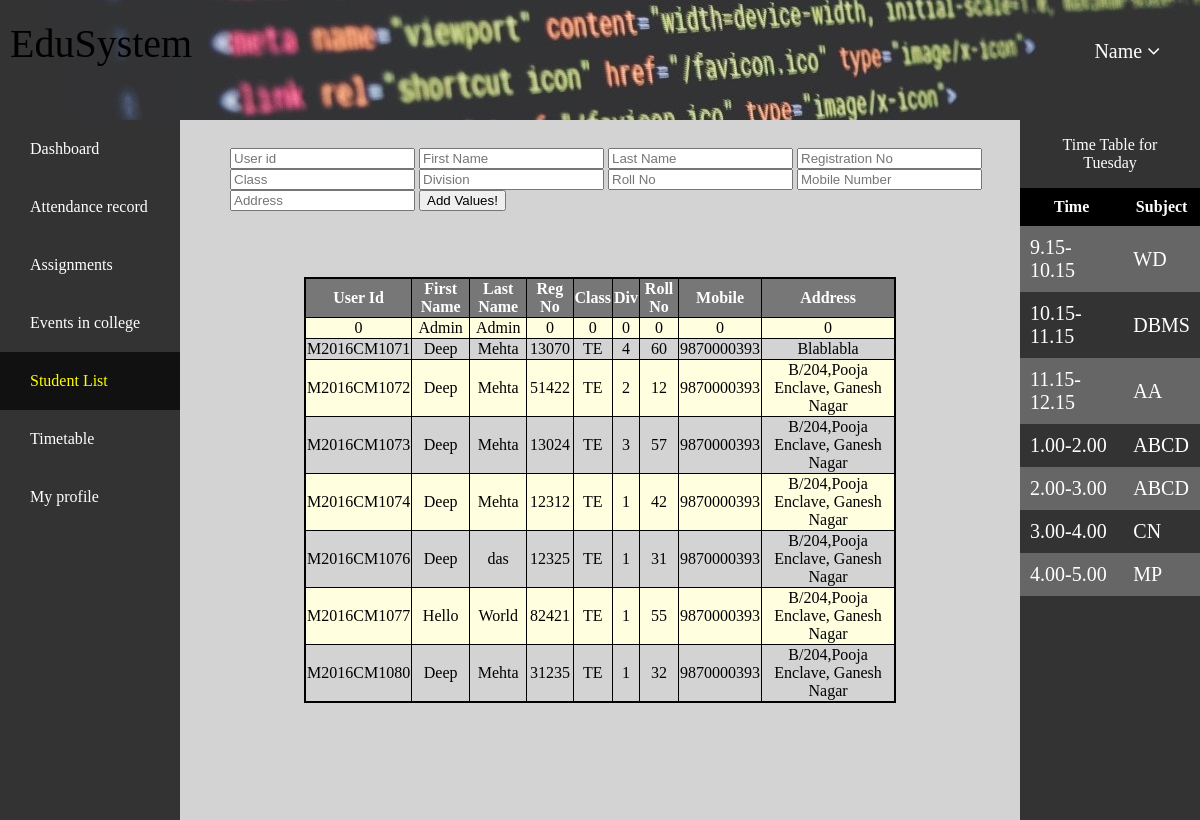
Screenshot of /home.php?page=list.php (signed in) with the database file from the repository.
### tables this page shows
CREATE TABLE `profile` (
  `UserId` varchar(15) NOT NULL,
  `Fname` text NOT NULL,
  `Lname` text NOT NULL,
  `RegNo` int(5) NOT NULL,
  `Class` varchar(2) NOT NULL,
  `Division` int(1) NOT NULL,
  `RollNo` int(2) NOT NULL,
  `MobNo` bigint(10) NOT NULL,
  `Addr` varchar(50) NOT NULL,
  `Pass` varchar(32) NOT NULL DEFAULT 'sakec',
  `S1` int(2) NOT NULL DEFAULT '0',
  `S1t` int(2) NOT NULL DEFAULT '0',
  `S2` int(2) NOT NULL DEFAULT '0',
  `S2t` int(2) NOT NULL DEFAULT '0',
  `S3` int(2) NOT NULL DEFAULT '0',
  `S3t` int(2) NOT NULL DEFAULT '0',
  `S4` int(2) NOT NULL DEFAULT '0',
  `S4t` int(2) NOT NULL DEFAULT '0',
  `S5` int(2) DEFAULT '0',
  `S5t` int(2) NOT NULL DEFAULT '0',
  `Attended` int(2) AS (S1+S2+S3+S4+S5) VIRTUAL,
  `Total` int(2) AS (S1t+S2t+S3t+S4t+S5t) VIRTUAL,
  `Percent` decimal(4,2) AS ((S1+S2+S3+S4+S5)*100/(S1t+S2t+S3t+S4t+S5t)) VIRTUAL
);

CREATE TABLE `timetable` (
  `SrNo` int(1) NOT NULL,
  `Time` varchar(15) NOT NULL,
  `Monday` varchar(15) NOT NULL,
  `Tuesday` varchar(15) NOT NULL,
  `Wednesday` varchar(15) NOT NULL,
  `Thrusday` varchar(15) NOT NULL,
  `Friday` varchar(15) NOT NULL
);

### add_details.php (the view, shortened to what this page needs)
<!DOCTYPE html>
<html lang="en">
<head>
	<link rel="stylesheet" href="Addons/profile.css">
</head>
<body>
	<div class="form">
		<form action="home.php?page=list.php&add_value=true" method="POST">
			<br>
			<input type="text" name="UserId" placeholder="User id">
			<input type="text" name="Fname" placeholder="First Name">
			<input type="text" name="Lname" placeholder="Last Name">
			<input type="number" name="RegNo" placeholder="Registration No">
			<input type="text" name="Class" placeholder="Class">
			<input type="number" name="Division" placeholder="Division">
			<input type="number" name="RollNo" placeholder="Roll No">
			<input type="number" name="MobNo" placeholder="Mobile Number">
			<input type="text" name="Addr" placeholder="Address">
			<input type="submit" name="confirm" id="confirm" value="Add Values!">
		</form>
	</div>
	<div class="list">
		<?php
			$user = 'student';
			$pass = 'sakec';
			$db = 'students';
			$conn = new mysqli('localhost', $user, $pass, $db) or die("Unable to connect to server".$db);
			$get_all = "select * from profile order by UserId";
			$data = mysqli_query($conn, $get_all) or die("No records found.");
			echo "<div class=\"table\"><table><tr><th>User Id</th><th>First Name</th><th>Last Name</th><th>Reg No</th><th>Class</th><th>Div</th><th>Roll No</th><th>Mobile</th><th>Address</th>";
			while($row = mysqli_fetch_assoc($data)) {
				echo "<tr><td>".$row["UserId"]."</td><td>".$row["Fname"]."</td><td>".$row["Lname"]."</td><td>".$row["RegNo"]."</td><td>".$row["Class"]."</td><td>".$row["Division"]."</td><td>".$row["RollNo"]."</td><td>".$row["MobNo"]."</td><td>".$row["Addr"]."</td></tr>";
			}
			echo "</table></div>";
		?>
	</div>
</body>
</html>

### home.php (shortened to what this page needs)
<html>
<head>
    <link rel="stylesheet" type="text/css" href="Addons/home.css">
    <link rel="stylesheet" href="https://cdnjs.cloudflare.com/ajax/libs/font-awesome/4.7.0/css/font-awesome.min.css">
</head>
<body>
    <div class="header">
        <div class="leftheader">
            <p class="pheader">EduSystem</p>
        </div>
        <div class="rightheader">
            <ul class="mainddheader">
                <li><a id="dropdown" href="#" onclick="#">Name        <i class="fa fa-angle-down"></i></a></li>
            </ul>
        </div>
    </div>
    <div class="flex-container">
            <div class="asideleft">
                <ul class="nav">
                    <li><a class="btn <?php if($_GET["page"]==""){echo 'active';}?>" href="home.php">Dashboard</a></li>
                    <li><a class="btn <?php if($_GET["page"]=="attendance.php"){echo 'active';}?>" href="home.php?page=attendance.php">Attendance record</a></li>
                    <li><a class="btn <?php if($_GET["page"]=="assign.php"){echo 'active';}?>" href="#">Assignments</a></li>
                    <li><a class="btn <?php if($_GET["page"]=="events.php"){echo 'active';}?>" href="#">Events in college</a></li>
                    <li><a class="btn <?php if($_GET["page"]=="list.php"){echo 'active';}?>" href="home.php?page=list.php">Student List</a></li>
                    <li><a class="btn <?php if($_GET["page"]=="tt.php"){echo 'active';}?>" href="home.php?page=timetable.php">Timetable</a></li>
                    <li><a class="btn <?php if($_GET["page"]=="update.php"){echo 'active';}?>" href="home.php?page=update.php">My profile</a></li>
                </ul>
            </div>
        <div class="maincontent">
            <?php
                if (isset($_GET['page'])&&$_GET['page']!=""){
                    include $_GET['page'];
                }
                else {
                    include 'dashboard.php';
                }
            ?>
        </div>
        <?php
            $user = 'student';
            $pass = 'sakec';
            $db = 'students';
            $conn = new mysqli('localhost', $user, $pass, $db) or die("Unable to connect to server".$db);
            $get_all = "select * from timetable";
            $data = mysqli_query($conn, $get_all) or die("No records found.");
            $row = mysqli_fetch_assoc($data);
            $day = "Tuesday";
            echo '<div class="asideright">
                <div class="iasideright">
                        <p class="tthead" align="center">Time Table for <br>'.$day.' </p>
                        <table class="asiderighttable" >
                            <tr>
                                <th>Time</th>
                                <th>Subject</th>
                            </tr>';
                            echo '<tr>
                                <td>9.15-10.15</td>
                                <td>'.$row[$day].'</td>
                            </tr>';
                            $row = mysqli_fetch_assoc($data);
                            echo '
                            <tr>
                                <td>10.15-11.15</td>
                                <td>'.$row[$day].'</td>
                            </tr>';
                            $row = mysqli_fetch_assoc($data);
                            echo '
                            <tr>
                                <td>11.15-12.15</td>
                                <td>'.$row[$day].'</td>
                            </tr>';
                            $row = mysqli_fetch_assoc($data);
                            echo '
                            <tr>
                                <td>1.00-2.00</td>
                                <td>'.$row[$day].'</td>
                            </tr>';
                            $row = mysqli_fetch_assoc($data);
                            echo '
                            <tr>
                                <td>2.00-3.00</td>
                                <td>'.$row[$day].'</td>
                            </tr>';
                            $row = mysqli_fetch_assoc($data);
                            echo '
                            <tr>
                                <td>3.00-4.00</td>
                                <td>'.$row[$day].'</td>
                            </tr>';
                            $row = mysqli_fetch_assoc($data);
                            echo '
                            <tr>
                                <td>4.00-5.00</td>
                                <td>'.$row[$day].'</td>
                            </tr>
                    </table>
                </div>
            </div>';
        ?>
    </div>
</body>
</html>

### Addons/home.css (style rules this page uses)
body { margin:0; background-image: url(sublime.jpg); background-repeat: no-repeat; }
.header { display:flex; width:100%; height:15%; justify-content: center; }
.flex-container { display: flex; flex-wrap: wrap; }
.asideleft { flex:15%; background-color:#333; }
.maincontent { flex:70%; background-color:#D3D3D3; height:700px; }
.asideright { flex:15%; background-color: #333; }
.leftheader { justify-content: center; flex:80%; }
.pheader { margin:20 0 0 10px; font-family: cursive; font-size: 40px; }
.rightheader { justify-content: center; flex:20%; text-align: right; padding:30px; }
.mainddheader { padding:0; margin:0; list-style-type: none; }
.mainddheader li { font-size:20px; padding:10px; }
.mainddheader li a { text-decoration: none; color:white; }
ul.nav { list-style-type: none; overflow: hidden; padding: 0; margin: 0px; background-color: #333; }
ul.nav > li { padding: 0px; }
ul.nav > li > a { display: block; color: white; border: none; padding: 20px 30px; text-align: left; transition: all 0.7s ease; text-decoration: none; }
ul.nav > li > a.active { background-color: #111; color: yellow; }
.tthead { color: white; }
.asiderighttable { width:100%; background-color: white; }
table,th,td { border-collapse:collapse; }
.asiderighttable th { border:0px; padding:10px; background-color: black; }
.asiderighttable tr:nth-child(odd) { background-color:#333; color:white; }
.asiderighttable tr:nth-child(even) { background-color:#666; color:white; }
.asiderighttable td { border:0; font-size: 20px; padding:10px; }

### Addons/profile.css (style rules this page uses)
.table > table { border: 2px solid black; padding: 2px; border-spacing: 0px; width: 80%; margin-left: auto; margin-right: auto; border-collapse: collapse; }
.table td, th { border: solid 1px black; text-align: center; }
.table th { background-color: #777777; color: white; }
.table tr:nth-child(even) { background-color: lightyellow; }
.form { padding: 10px 0px 0px 50px; }
.list { padding: 50px; }

### rows the page displays
profile: UserId "0", Fname "Admin", Lname "Admin", RegNo "0", Class "0", Division "0", RollNo "0", MobNo "0", Addr "0"
profile: UserId "M2016CM1071", Fname "Deep", Lname "Mehta", RegNo "13070", Class "TE", Division "4", RollNo "60", MobNo "9870000393", Addr "Blablabla"
profile: UserId "M2016CM1072", Fname "Deep", Lname "Mehta", RegNo "51422", Class "TE", Division "2", RollNo "12", MobNo "9870000393", Addr "B/204,Pooja Enclave, Ganesh Nagar"
profile: UserId "M2016CM1073", Fname "Deep", Lname "Mehta", RegNo "13024", Class "TE", Division "3", RollNo "57", MobNo "9870000393", Addr "B/204,Pooja Enclave, Ganesh Nagar"
profile: UserId "M2016CM1074", Fname "Deep", Lname "Mehta", RegNo "12312", Class "TE", Division "1", RollNo "42", MobNo "9870000393", Addr "B/204,Pooja Enclave, Ganesh Nagar"
profile: UserId "M2016CM1076", Fname "Deep", Lname "das", RegNo "12325", Class "TE", Division "1", RollNo "31", MobNo "9870000393", Addr "B/204,Pooja Enclave, Ganesh Nagar"
profile: UserId "M2016CM1077", Fname "Hello", Lname "World", RegNo "82421", Class "TE", Division "1", RollNo "55", MobNo "9870000393", Addr "B/204,Pooja Enclave, Ganesh Nagar"
profile: UserId "M2016CM1080", Fname "Deep", Lname "Mehta", RegNo "31235", Class "TE", Division "1", RollNo "32", MobNo "9870000393", Addr "B/204,Pooja Enclave, Ganesh Nagar"
timetable: Tuesday "WD"
timetable: Tuesday "DBMS"
timetable: Tuesday "AA"
timetable: Tuesday "ABCD"
timetable: Tuesday "ABCD"
timetable: Tuesday "CN"
timetable: Tuesday "MP"

### other values shown
$day "Tuesday"
